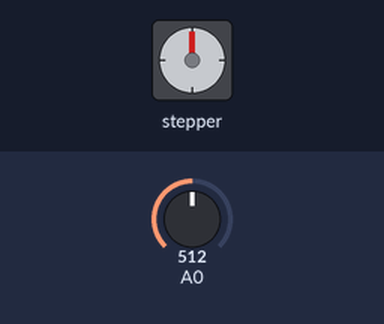
Recording of a sketch running on a simulated Arduino Uno, built with avr-gcc and run on an emulated ATmega328P. On the bench: stepper motor. The inputs (shaded band) are chosen by the test bench; at power-on: A0 = 512. Stepper angles assume 2048 steps per turn.

Above: at 1.2 s.
1.3 s: A0 set to 716
Timing chart, 0 to 4.3 s (numbered marks = the images above; inputs shaded):
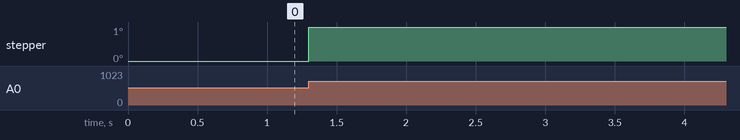

The sketch:

Vent.ino
```cpp
#include <Stepper.h>

#define IN1 42
#define IN2 44
#define IN3 46
#define IN4 48

//vent variables
const int steps_per_rev = 32;
Stepper motor(steps_per_rev, IN1, IN3, IN2, IN4);
int Pval = 0;
int potVal = 0;

void Vent_control();

void setup() {
  // put your setup code here, to run once:
  motor.setSpeed(200);
  Serial.begin(9600);
}

void loop() {
  // put your main code here, to run repeatedly:
 //step motor
  Vent_control();
}

void Vent_control(){
  potVal = map(analogRead(A0),0,1024,0,500);

  if(potVal>Pval)
    motor.step(5);
  if(potVal<Pval)
    motor.step(-5);
 Pval = potVal;
}
```
